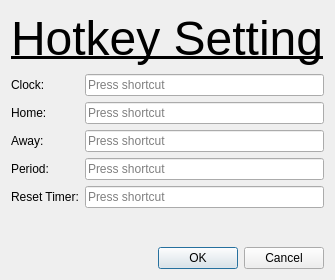
<?xml version="1.0" encoding="UTF-8"?>
<ui version="4.0">
 <class>setHotkey</class>
 <widget class="QDialog" name="setHotkey">
  <property name="geometry">
   <rect>
    <x>0</x>
    <y>0</y>
    <width>273</width>
    <height>280</height>
   </rect>
  </property>
  <property name="windowTitle">
   <string>Dialog</string>
  </property>
  <layout class="QGridLayout" name="gridLayout">
   <item row="6" column="1">
    <widget class="QKeySequenceEdit" name="keySequenceEdit_5"/>
   </item>
   <item row="5" column="0">
    <widget class="QLabel" name="label_5">
     <property name="text">
      <string>Period:</string>
     </property>
    </widget>
   </item>
   <item row="0" column="0" colspan="2">
    <widget class="QLabel" name="label">
     <property name="font">
      <font>
       <family>Arial</family>
       <pointsize>36</pointsize>
       <underline>true</underline>
      </font>
     </property>
     <property name="text">
      <string>Hotkey Setting</string>
     </property>
    </widget>
   </item>
   <item row="4" column="0">
    <widget class="QLabel" name="label_4">
     <property name="text">
      <string>Away:</string>
     </property>
    </widget>
   </item>
   <item row="2" column="1">
    <widget class="QKeySequenceEdit" name="keySequenceEdit">
     <property name="toolTip">
      <string/>
     </property>
     <property name="inputMethodHints">
      <set>Qt::ImhNone</set>
     </property>
     <property name="keySequence">
      <string/>
     </property>
    </widget>
   </item>
   <item row="7" column="1">
    <spacer name="verticalSpacer_2">
     <property name="orientation">
      <enum>Qt::Vertical</enum>
     </property>
     <property name="sizeHint" stdset="0">
      <size>
       <width>20</width>
       <height>40</height>
      </size>
     </property>
    </spacer>
   </item>
   <item row="3" column="0">
    <widget class="QLabel" name="label_3">
     <property name="text">
      <string>Home:</string>
     </property>
    </widget>
   </item>
   <item row="2" column="2">
    <spacer name="horizontalSpacer">
     <property name="orientation">
      <enum>Qt::Horizontal</enum>
     </property>
     <property name="sizeHint" stdset="0">
      <size>
       <width>40</width>
       <height>20</height>
      </size>
     </property>
    </spacer>
   </item>
   <item row="3" column="1">
    <widget class="QKeySequenceEdit" name="keySequenceEdit_2"/>
   </item>
   <item row="4" column="1">
    <widget class="QKeySequenceEdit" name="keySequenceEdit_3"/>
   </item>
   <item row="2" column="0">
    <widget class="QLabel" name="label_2">
     <property name="text">
      <string>Clock:</string>
     </property>
    </widget>
   </item>
   <item row="1" column="1">
    <spacer name="verticalSpacer">
     <property name="orientation">
      <enum>Qt::Vertical</enum>
     </property>
     <property name="sizeHint" stdset="0">
      <size>
       <width>10</width>
       <height>10</height>
      </size>
     </property>
    </spacer>
   </item>
   <item row="6" column="0">
    <widget class="QLabel" name="label_6">
     <property name="text">
      <string>Reset Timer:</string>
     </property>
    </widget>
   </item>
   <item row="5" column="1">
    <widget class="QKeySequenceEdit" name="keySequenceEdit_4"/>
   </item>
   <item row="8" column="0" colspan="2">
    <widget class="QDialogButtonBox" name="buttonBox">
     <property name="orientation">
      <enum>Qt::Horizontal</enum>
     </property>
     <property name="standardButtons">
      <set>QDialogButtonBox::Cancel|QDialogButtonBox::Ok</set>
     </property>
    </widget>
   </item>
  </layout>
 </widget>
 <resources/>
 <connections>
  <connection>
   <sender>buttonBox</sender>
   <signal>accepted()</signal>
   <receiver>setHotkey</receiver>
   <slot>accept()</slot>
   <hints>
    <hint type="sourcelabel">
     <x>248</x>
     <y>254</y>
    </hint>
    <hint type="destinationlabel">
     <x>157</x>
     <y>274</y>
    </hint>
   </hints>
  </connection>
  <connection>
   <sender>buttonBox</sender>
   <signal>rejected()</signal>
   <receiver>setHotkey</receiver>
   <slot>reject()</slot>
   <hints>
    <hint type="sourcelabel">
     <x>316</x>
     <y>260</y>
    </hint>
    <hint type="destinationlabel">
     <x>286</x>
     <y>274</y>
    </hint>
   </hints>
  </connection>
 </connections>
</ui>
